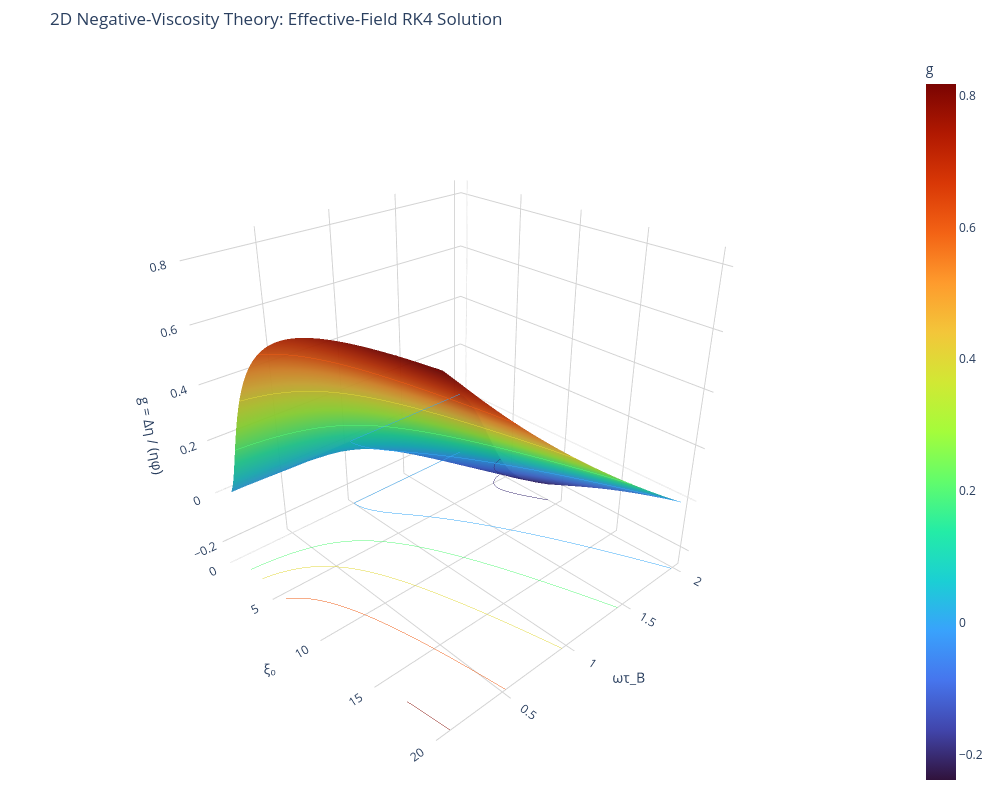

The notebook cell this image was saved under:
### Code cell
import numpy as np
import plotly.graph_objects as go
from scipy.special import ive

# ============================================================================
# 2D negative-viscosity theory: RK4 implementation
#
# Based on the 2D derivation:
#   Eq. (16): effective-field equation for xi_e
#   Eq. (18): transverse-response equation for F
#   Eq. (20): g = 1/2 <xi0 L_2(xi_e) F cos(omega t)>
#
# Time below is dimensionless: s = t / tau_B
# omega means omega * tau_B.
# ============================================================================

def L2(x):
    """
    2D Langevin function:
        L_2(x) = I_1(x) / I_0(x)

    Uses exponentially scaled Bessel functions for numerical stability
    and a series expansion near x = 0.
    """
    x = np.asarray(x, dtype=float)
    ax = np.abs(x)

    result = np.empty_like(x)
    small = ax < 1.0e-4

    # I1(x)/I0(x) = x/2 - x^3/16 + x^5/96 + O(x^7)
    result[small] = (
        x[small] / 2.0
        - x[small] ** 3 / 16.0
        + x[small] ** 5 / 96.0
    )

    if np.any(~small):
        result[~small] = (
            np.sign(x[~small])
            * ive(1, ax[~small])
            / ive(0, ax[~small])
        )

    return result


def dL2(x):
    """
    Derivative of the 2D Langevin function.

        dL_2/dx = 1 - L_2/x - L_2^2
    """
    x = np.asarray(x, dtype=float)
    ax = np.abs(x)

    result = np.empty_like(x)
    small = ax < 1.0e-3

    # dL_2/dx = 1/2 - 3x^2/16 + 5x^4/96 + O(x^6)
    result[small] = (
        0.5
        - 3.0 * x[small] ** 2 / 16.0
        + 5.0 * x[small] ** 4 / 96.0
    )

    if np.any(~small):
        L = L2(x[~small])
        result[~small] = 1.0 - L / x[~small] - L**2

    return result


def two_d_coefficients(xe):
    """
    Stable coefficient functions used in the transformed RK4 equations.

    The transverse magnetization variable is:
        Y = L_2(xe) * F

    This removes numerical singularities near xe = 0.
    """
    xe = np.asarray(xe, dtype=float)
    ax = np.abs(xe)

    L_over_dL = np.empty_like(xe)
    D = np.empty_like(xe)
    C = np.empty_like(xe)

    small = ax < 1.0e-3

    # Series expansions around xe = 0
    L_over_dL[small] = xe[small] + xe[small] ** 3 / 4.0
    D[small] = 1.0 + xe[small] ** 2 / 4.0
    C[small] = xe[small] / 8.0 - xe[small] ** 3 / 192.0

    if np.any(~small):
        x = xe[~small]
        L = L2(x)
        dL = dL2(x)

        # L / L'
        L_over_dL[~small] = L / dL

        # L / (xe L')
        D[~small] = L / (x * dL)

        # 1/(2 L) - 1/xe
        C[~small] = 1.0 / (2.0 * L) - 1.0 / x

    return L_over_dL, D, C


def rhs_2d(t, xe, Y, xi0, omega_tau):
    """
    Dimensionless 2D ODE system.

    xi(t) = xi0 cos(omega_tau t)

    xi_e equation:
        dxi_e/ds =
            - L_2(xi_e)/L_2'(xi_e)
            + [L_2(xi_e)/(xi_e L_2'(xi_e))] xi0 cos(omega_tau s)

    Y equation, where Y = L_2(xi_e) F:
        dY/ds =
            L_2(xi_e)
            - Y [1 + xi(t) (1/(2L_2(xi_e)) - 1/xi_e)]

    Integral equation:
        dI/ds = Y cos(omega_tau s)
    """
    xi = xi0 * np.cos(omega_tau * t)

    L_over_dL, D, C = two_d_coefficients(xe)

    dxe = -L_over_dL + D * xi
    dY = L2(xe) - Y * (1.0 + xi * C)
    dI = Y * np.cos(omega_tau * t)

    return dxe, dY, dI


def rk4_step_2d(t, xe, Y, I, h, xi0, omega_tau):
    """One fourth-order Runge-Kutta step for the 2D system."""

    k1_xe, k1_Y, k1_I = rhs_2d(t, xe, Y, xi0, omega_tau)

    k2_xe, k2_Y, k2_I = rhs_2d(
        t + h / 2.0,
        xe + h * k1_xe / 2.0,
        Y + h * k1_Y / 2.0,
        xi0,
        omega_tau,
    )

    k3_xe, k3_Y, k3_I = rhs_2d(
        t + h / 2.0,
        xe + h * k2_xe / 2.0,
        Y + h * k2_Y / 2.0,
        xi0,
        omega_tau,
    )

    k4_xe, k4_Y, k4_I = rhs_2d(
        t + h,
        xe + h * k3_xe,
        Y + h * k3_Y,
        xi0,
        omega_tau,
    )

    xe_new = xe + h * (k1_xe + 2.0 * k2_xe + 2.0 * k3_xe + k4_xe) / 6.0
    Y_new = Y + h * (k1_Y + 2.0 * k2_Y + 2.0 * k3_Y + k4_Y) / 6.0
    I_new = I + h * (k1_I + 2.0 * k2_I + 2.0 * k3_I + k4_I) / 6.0

    return xe_new, Y_new, I_new


def compute_g_2d(xi0, omega_tau, n_steps_per_period=1000,
                 n_settle_periods=40, n_average_periods=5):
    """
    Compute the 2D reduced rotational viscosity g for an array of xi0 values.

    The solver first reaches the periodic steady state, then evaluates:

        g = (xi0 / 2) * <Y cos(omega_tau s)>

    where Y = L_2(xi_e) F.
    """
    xi0 = np.asarray(xi0, dtype=float)

    if omega_tau <= 0.0:
        raise ValueError("omega_tau must be positive.")

    period = 2.0 * np.pi / omega_tau
    h = period / n_steps_per_period

    # Eq. (16) initial condition: xi_e(0) = xi0.
    xe = xi0.copy()
    Y = np.zeros_like(xi0)
    t = 0.0

    # Reach the periodic orbit before measuring the average torque.
    for _ in range(n_settle_periods * n_steps_per_period):
        xe, Y, _ = rk4_step_2d(t, xe, Y, np.zeros_like(xi0), h, xi0, omega_tau)
        t += h

    # Integrate the torque over several full periods.
    I = np.zeros_like(xi0)

    for _ in range(n_average_periods * n_steps_per_period):
        xe, Y, I = rk4_step_2d(t, xe, Y, I, h, xi0, omega_tau)
        t += h

    return 0.5 * xi0 * I / (n_average_periods * period)


# ============================================================================
# Compute the 2D viscosity surface
# ============================================================================

xi0_values = np.linspace(0.0, 20.0, 61)
omega_tau_values = np.linspace(0.1, 2.0, 61)

XI0, OMEGA_TAU = np.meshgrid(xi0_values, omega_tau_values)
g_surface_2d = np.zeros_like(XI0)

print("Computing 2D RK4 viscosity surface...")

for i, omega_tau in enumerate(omega_tau_values):
    g_surface_2d[i, :] = compute_g_2d(
        xi0_values,
        omega_tau,
        n_steps_per_period=1000,
        n_settle_periods=40,
        n_average_periods=5,
    )

print("Done.")


# ============================================================================
# Plot the surface
# ============================================================================

fig = go.Figure()

fig.add_trace(
    go.Surface(
        x=XI0,
        y=OMEGA_TAU,
        z=g_surface_2d,
        colorscale="Turbo",
        opacity=0.95,
        colorbar=dict(title="g"),
        hovertemplate=(
            "<b>2D RK4 theory</b><br>"
            "ξ₀ = %{x:.2f}<br>"
            "ωτ<sub>B</sub> = %{y:.2f}<br>"
            "g = %{z:.5f}"
            "<extra></extra>"
        ),
    )
)

fig.update_traces(
    contours_z=dict(
        show=True,
        usecolormap=True,
        project_z=True,
    )
)

fig.update_layout(
    title="2D Negative-Viscosity Theory: Effective-Field RK4 Solution",
    scene=dict(
        xaxis=dict(
            title="ξ₀",
            backgroundcolor="white",
            gridcolor="lightgray",
            showbackground=True,
        ),
        yaxis=dict(
            title="ωτ_B",
            backgroundcolor="white",
            gridcolor="lightgray",
            showbackground=True,
        ),
        zaxis=dict(
            title="g = Δη / (ηφ)",
            backgroundcolor="white",
            gridcolor="lightgray",
            showbackground=True,
        ),
        aspectmode="cube",
        camera=dict(
            eye=dict(x=1.6, y=-1.5, z=1.2)
        ),
    ),
    width=1000,
    height=800,
    margin=dict(l=10, r=10, b=10, t=50),
)

fig.show()

### Figure 1 — Plotly figure (JSON) as saved in the notebook; plotly's stock layout.template omitted (floating-point values rounded to 4 significant figures; data arrays with more than 128 entries replaced by an {"elided": "..."} marker saying what was removed)
{"data": [{"colorbar": {"title": {"text": "g"}}, "colorscale": [[0, "#30123b"], [0.07143, "#4145ab"], [0.1429, "#4675ed"], [0.2143, "#39a2fc"], [0.2857, "#1bcfd4"], [0.3571, "#24eca6"], [0.4286, "#61fc6c"], [0.5, "#a4fc3b"], [0.5714, "#d1e834"], [0.6429, "#f3c63a"], [0.7143, "#fe9b2d"], [0.7857, "#f36315"], [0.8571, "#d93806"], [0.9286, "#b11901"], [1, "#7a0402"]], "contours": {"z": {"project": {"z": true}, "show": true, "usecolormap": true}}, "hovertemplate": "<b>2D RK4 theory</b><br>ξ₀ = %{x:.2f}<br>ωτ<sub>B</sub> = %{y:.2f}<br>g = %{z:.5f}<extra></extra>", "opacity": 0.95, "type": "surface", "x": {"elided": "61x61 float values"}, "y": {"elided": "61x61 float values"}, "z": {"elided": "61x61 float values"}}], "layout": {"height": 800, "margin": {"b": 10, "l": 10, "r": 10, "t": 50}, "scene": {"aspectmode": "cube", "camera": {"eye": {"x": 1.6, "y": -1.5, "z": 1.2}}, "xaxis": {"backgroundcolor": "white", "gridcolor": "lightgray", "showbackground": true, "title": {"text": "ξ₀"}}, "yaxis": {"backgroundcolor": "white", "gridcolor": "lightgray", "showbackground": true, "title": {"text": "ωτ_B"}}, "zaxis": {"backgroundcolor": "white", "gridcolor": "lightgray", "showbackground": true, "title": {"text": "g = Δη / (ηφ)"}}}, "title": {"text": "2D Negative-Viscosity Theory: Effective-Field RK4 Solution"}, "width": 1000}}
